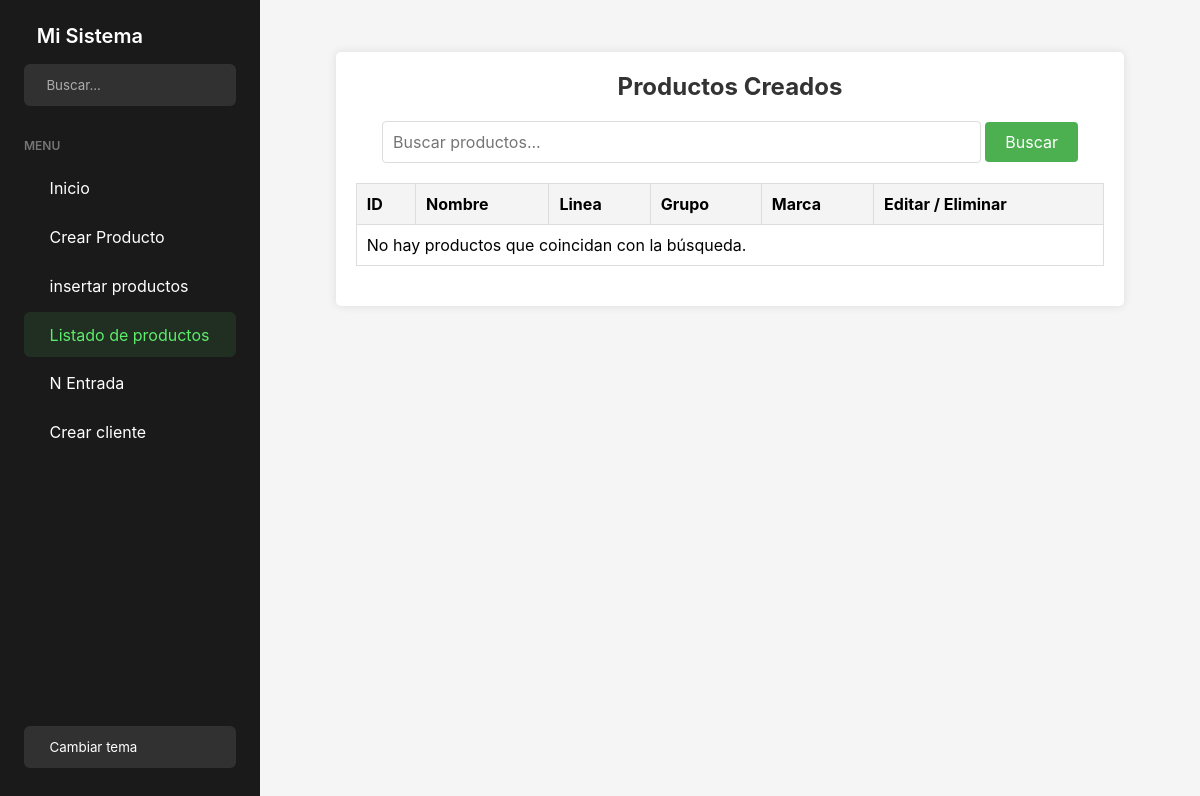
The page /productos_listado/ on the database as committed earlier.
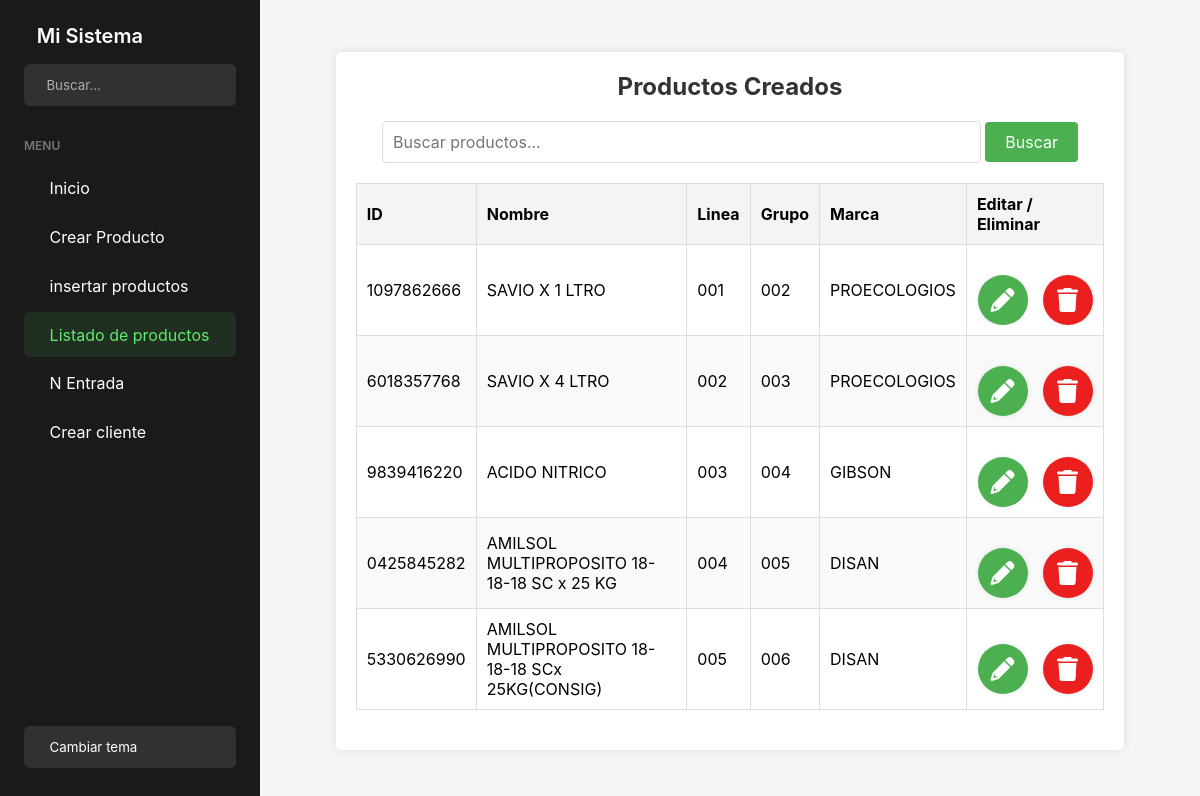
The same page on the database as committed later.
### APP_PM/models.py (models this page shows, shortened)
class Crear_producto(models.Model):
    LINEA_OPCIONES = [
        ('001', 'Fertilizantes'),
        ('002', 'Bioinsumos'),
        ('003', 'Materia Prima'),
        ('004', 'Coayudantes'),
        ('005', 'Comercializacion de productos'),
        ('006', 'Equipos de pulverizador'),
        ('007', 'Fungicidas'),
        ('008', 'Herbicidas'),
        ('009', 'Insecticidas'),
        ('010', 'Insumos'),
        ('011', 'Mercancia en Consignacion'),
        ('012', 'Productos fabricados - No Propios'),
    ]
    GRUPO_OPCIONES = [
        ('001', 'Bifungicidas'),
        ('002', 'Comercializacion de productos'),
        ('003', 'Materia Prima'),
        ('004', 'Fertilizantes'),
        ('005', 'Foliares'),
        ('006', 'Granulados'),
        ('007', 'Insumos'),
        ('008', 'Líquido'),
        ('009', 'Organicos'),
        ('010', 'Polvo'),
        ('011', 'Productos fabricados - No Propios'),
        ('012', 'Pulverizador Liquido'),
    ]
    id_producto = models.CharField(max_length=10, unique=True, editable=False, blank=True)
    nombre_producto = models.CharField(max_length=100)
    linea = models.CharField(max_length=100, choices=LINEA_OPCIONES)
    grupo = models.CharField(max_length=100, choices=GRUPO_OPCIONES)
    marca = models.CharField(max_length=100)

### APP_PM/views.py (the view)
# urls.py: path('productos_listado/', views.productos_listado, name='productos_listado'),
def productos_listado(request):
    query = request.GET.get('q')
    if query:
        productos = Crear_producto.objects.filter(nombre_producto__icontains=query)
    else:
        productos = Crear_producto.objects.all()
    return render(request, 'Productos/productos_listado.html', {'productos': productos})

### APP_PM/templates/Productos/productos_listado.html (shortened to what this page needs)
<!DOCTYPE html>
<html lang="es">
<head>
    <link rel="stylesheet" href="https://cdnjs.cloudflare.com/ajax/libs/font-awesome/6.0.0-beta3/css/all.min.css">
    {% extends 'Home/home.html' %}
    {% block content %}
</head>
<body>
    <div class="container">
        <h2>Productos Creados</h2>
        <div class="search-bar">
            <form method="GET" action="{% url 'productos_listado' %}">
                <input type="text" name="q" placeholder="Buscar productos..." value="{{ request.GET.q }}">
                <button type="submit">Buscar</button>
            </form>
        </div>
        <table>
            <thead>
                <tr>
                    <th>ID</th>
                    <th>Nombre</th>
                    <th>Linea</th>
                    <th>Grupo</th>
                    <th>Marca</th>
                    <th>Editar / Eliminar</th>
                </tr>
            </thead>
            <tbody>
                {% for producto in productos %}
                <tr>
                    <td>{{ producto.id_producto }}</td>
                    <td>{{ producto.nombre_producto }}</td>
                    <td>{{ producto.linea }}</td>
                    <td>{{ producto.grupo }}</td>
                    <td>{{ producto.marca }}</td>
                    <td>
                        <div class="button-container">
                            <a href="{% url 'editar_producto' producto.id_producto %}" class="green"><i class="fa fa-pencil"></i></a>
                            <a href="{% url 'eliminar_producto' producto.id_producto %}" onclick="event.preventDefault(); confirmarEliminacion(this.href);" class="red"><i class="fa fa-trash"></i></a>
                        </div>
                    </td>
                </tr>
                {% empty %}
                <tr>
                    <td colspan="6">No hay productos que coincidan con la búsqueda.</td>
                </tr>
                {% endfor %}
            </tbody>
        </table>
    </div>
</body>
</html>
{% endblock %}

### APP_PM/templates/Home/home.html (shortened to what this page needs)
<!DOCTYPE html>
<html lang="es">
<head>
    <link href="https://cdn.jsdelivr.net/npm/remixicon@3.5.0/fonts/remixicon.css" rel="stylesheet">
</head>
<body>
    <div class="wrapper">
        <aside class="sidebar">
            <div class="sidebar-header">
                <div class="logo">
                    <span>Mi Sistema</span>
                </div>
                <button id="toggle-sidebar" class="toggle-btn">
                </button>
                <div class="search-box">
                    <input type="text" placeholder="Buscar...">
                </div>
            </div>
            <ul class="sidebar-menu">
                <li class="menu-header">Menu</li>
                <li class="menu-item {% if request.path == '/' %}active{% endif %}">
                    <a href="{% url 'home' %}">
                        <span>Inicio</span>
                    </a>
                </li>
                <li class="menu-item {% if 'crear_producto' in request.path %}active{% endif %}">
                    <a href="{% url 'crear_producto' %}">
                        <span>Crear Producto</span>
                    </a>
                </li>
                <li class="menu-item {% if 'crear_producto' in request.path %}active{% endif %}">
                    <a href="{% url 'insertar_productos' %}">
                        <span>insertar productos</span>
                    </a>
                </li>
                <li class="menu-item {% if 'productos_listado' in request.path %}active{% endif %}">
                    <a href="{% url 'productos_listado' %}">
                        <span>Listado de productos</span>
                    </a>
                </li>
                <li class="menu-item {% if 'agregar_nota_entrada' in request.path %}active{% endif %}">
                    <a href="{% url 'agregar_nota_entrada' %}">
                        <span>N Entrada</span>
                    </a>
                </li>
                <li class="menu-item">
                    <a href="#">
                        <span>Crear cliente</span>
                    </a>
                </li>
            </ul>
            <div class="theme-toggle">
                <button id="theme-toggle">
                    <span>Cambiar tema</span>
                </button>
            </div>
        </aside>
        <main class="content">
            {% block content %}
            {% endblock %}
</body>
</html>

### APP_PM/templates/Productos/productos_listado.html (style rules this page uses)
.container { max-width: 90%; margin: 20px auto; padding: 20px; background-color: #fff; border-radius: 5px; box-shadow: 0 0 10px rgba(0, 0, 0, 0.1); }
h2 { text-align: center; margin-bottom: 20px; color: #333; }
table { width: 100%; border-collapse: collapse; margin-bottom: 20px; }
table, th, td { border: 1px solid #ddd; }
th, td { padding: 10px; text-align: left; }
th { background-color: #f4f4f4; }
tr:nth-child(even) { background-color: #f9f9f9; }
.button-container a.red { background-color: #ec1f1f; }
.button-container a.green { background-color: #4CAF50; }
.button-container { display: flex; justify-content: center; gap: 15px; margin-top: 20px; }
.button-container a { display: flex; align-items: center; justify-content: center; width: 50px; height: 50px; border-radius: 50%; background-color: #f0f0f0; color: #fff; text-decoration: none; font-size: 24px; box-shadow: 0 0 5px rgba(0, 0, 0, 0.1); }
.button-container i { color: #fff; }
.search-bar { margin-bottom: 20px; text-align: center; }
.search-bar input[type="text"] { width: 80%; padding: 10px; font-size: 16px; border: 1px solid #ddd; border-radius: 4px; }
.search-bar button { padding: 10px 20px; font-size: 16px; border: none; background-color: #4CAF50; color: white; cursor: pointer; border-radius: 4px; }

### APP_PM/templates/Home/home.html (style rules this page uses)
:root { --primary-color: #5dec6b; --sidebar-width: 260px; --sidebar-collapsed-width: 80px; --header-height: 60px; --sidebar-bg: #1a1a1a; --sidebar-color: #fff; --hover-bg: rgba(93, 236, 107, 0.1); }
* { margin: 0; padding: 0; box-sizing: border-box; font-family: 'Inter', sans-serif; }
body { background-color: #f5f5f5; }
.wrapper { display: flex; min-height: 100vh; }
.sidebar { width: var(--sidebar-width); background: var(--sidebar-bg); color: var(--sidebar-color); height: 100vh; position: fixed; padding: 1.5rem; transition: all 0.3s ease; }
.sidebar-header { margin-bottom: 2rem; position: relative; }
.toggle-btn { position: absolute; top: 0; right: 0; background: transparent; border: none; color: var(--sidebar-color); cursor: pointer; padding: 0.5rem; font-size: 1.25rem; display: flex; align-items: center; justify-content: center; }
.logo { display: flex; align-items: center; gap: 0.8rem; font-size: 1.25rem; font-weight: 600; margin-bottom: 1rem; }
.search-box { background: rgba(255, 255, 255, 0.1); border-radius: 6px; padding: 0.8rem; display: flex; align-items: center; gap: 0.6rem; }
.search-box input { background: transparent; border: none; outline: none; color: var(--sidebar-color); width: 100%; }
.search-box input::placeholder { color: rgba(255, 255, 255, 0.6); }
.sidebar-menu { list-style: none; }
.menu-header { text-transform: uppercase; font-size: 0.75rem; font-weight: 600; margin-bottom: 0.8rem; color: rgba(255, 255, 255, 0.4); }
.menu-item a { display: flex; align-items: center; gap: 0.8rem; padding: 0.8rem; text-decoration: none; color: var(--sidebar-color); border-radius: 6px; margin-bottom: 0.2rem; }
.menu-item.active a, .menu-item a:hover { background: var(--hover-bg); color: var(--primary-color); }
.theme-toggle { position: absolute; bottom: 2rem; width: calc(100% - 3rem); }
.theme-toggle button { width: 100%; padding: 0.8rem; border: none; background: rgba(255, 255, 255, 0.1); color: var(--sidebar-color); border-radius: 6px; cursor: pointer; display: flex; align-items: center; gap: 0.8rem; }
.content { margin-left: var(--sidebar-width); padding: 2rem; width: calc(100% - var(--sidebar-width)); transition: all 0.3s ease; }

Rows that differ between the two databases and show on the page:
added Crear_producto: id_producto "1097862666", nombre_producto "SAVIO X 1 LTRO", linea "001", grupo "002", marca "PROECOLOGIOS"
added Crear_producto: id_producto "6018357768", nombre_producto "SAVIO X 4 LTRO", linea "002", grupo "003", marca "PROECOLOGIOS"
added Crear_producto: id_producto "9839416220", nombre_producto "ACIDO NITRICO", linea "003", grupo "004", marca "GIBSON"
added Crear_producto: id_producto "0425845282", nombre_producto "AMILSOL MULTIPROPOSITO 18-18-18 SC x 25 KG", linea "004", grupo "005", marca "DISAN"
added Crear_producto: id_producto "5330626990", nombre_producto "AMILSOL MULTIPROPOSITO 18-18-18 SCx 25KG(CONSIG)", linea "005", grupo "006", marca "DISAN"
Other text that changed with them:
text no longer shown: "No hay productos que coincidan con la búsqueda."
